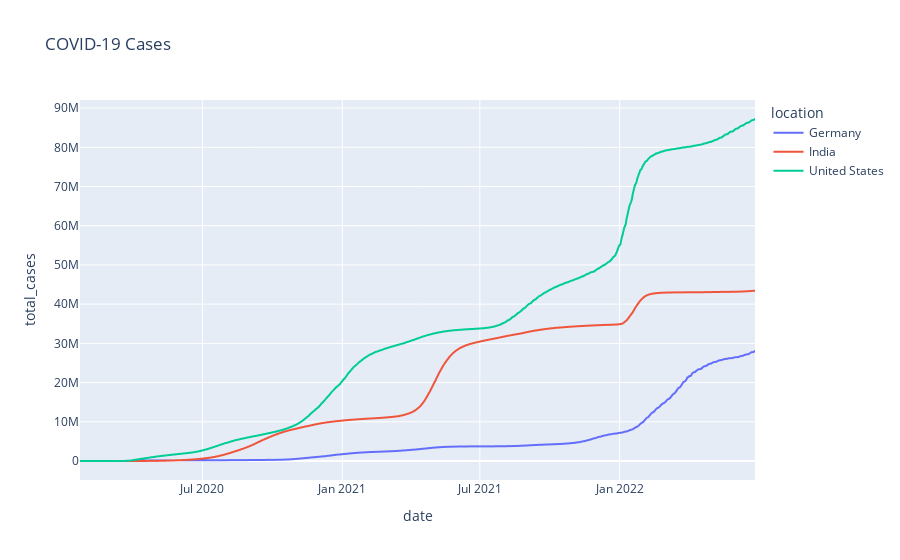

The code cell stored with this chart in its notebook:
### Markdown cell above
We can also visualize the COVID-19 cases increasing every month for selected countries as shown in *fig2*

### Code cell
fig2=px.line(df_total_list, x= "date", y= "total_cases",color='location', title= "COVID-19 Cases")
fig2.show()

### Figure 1 — Plotly figure (JSON) as saved in the notebook; plotly's stock layout.template omitted (floating-point values rounded to 4 significant figures; data arrays with more than 128 entries replaced by an {"elided": "..."} marker saying what was removed)
{"data": [{"hovertemplate": "location=Germany<br>date=%{x}<br>total_cases=%{y}<extra></extra>", "legendgroup": "Germany", "line": {"color": "#636efa", "dash": "solid"}, "marker": {"symbol": "circle"}, "mode": "lines", "name": "Germany", "showlegend": true, "type": "scattergl", "x": {"elided": "884 str values"}, "xaxis": "x", "y": {"elided": "884 int values"}, "yaxis": "y"}, {"hovertemplate": "location=India<br>date=%{x}<br>total_cases=%{y}<extra></extra>", "legendgroup": "India", "line": {"color": "#EF553B", "dash": "solid"}, "marker": {"symbol": "circle"}, "mode": "lines", "name": "India", "showlegend": true, "type": "scattergl", "x": {"elided": "881 str values"}, "xaxis": "x", "y": {"elided": "881 int values"}, "yaxis": "y"}, {"hovertemplate": "location=United States<br>date=%{x}<br>total_cases=%{y}<extra></extra>", "legendgroup": "United States", "line": {"color": "#00cc96", "dash": "solid"}, "marker": {"symbol": "circle"}, "mode": "lines", "name": "United States", "showlegend": true, "type": "scattergl", "x": {"elided": "889 str values"}, "xaxis": "x", "y": {"elided": "889 int values"}, "yaxis": "y"}], "layout": {"legend": {"title": {"text": "location"}, "tracegroupgap": 0}, "title": {"text": "COVID-19 Cases"}, "xaxis": {"anchor": "y", "domain": [0, 1], "title": {"text": "date"}}, "yaxis": {"anchor": "x", "domain": [0, 1], "title": {"text": "total_cases"}}}}
